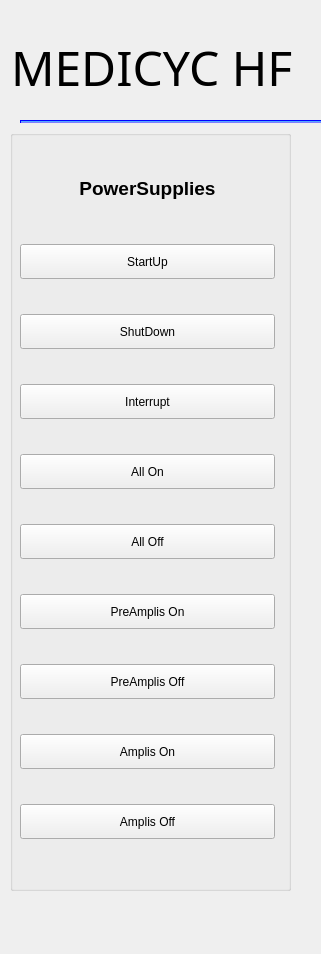
<?xml version="1.0" encoding="UTF-8"?>
<ui version="4.0">
 <class>HFGui</class>
 <widget class="QWidget" name="HFGui">
  <property name="geometry">
   <rect>
    <x>0</x>
    <y>0</y>
    <width>321</width>
    <height>954</height>
   </rect>
  </property>
  <property name="sizePolicy">
   <sizepolicy hsizetype="Maximum" vsizetype="Maximum">
    <horstretch>0</horstretch>
    <verstretch>0</verstretch>
   </sizepolicy>
  </property>
  <property name="maximumSize">
   <size>
    <width>1900</width>
    <height>1200</height>
   </size>
  </property>
  <property name="windowTitle">
   <string>Form</string>
  </property>
  <property name="styleSheet">
   <string notr="true"/>
  </property>
  <widget class="QWidget" name="layoutWidget">
   <property name="geometry">
    <rect>
     <x>11</x>
     <y>13</y>
     <width>1631</width>
     <height>111</height>
    </rect>
   </property>
   <layout class="QHBoxLayout" name="horizontalLayout_3">
    <item>
     <widget class="QLabel" name="label_4">
      <property name="maximumSize">
       <size>
        <width>16777215</width>
        <height>78</height>
       </size>
      </property>
      <property name="font">
       <font>
        <family>padmaa</family>
        <pointsize>40</pointsize>
       </font>
      </property>
      <property name="styleSheet">
       <string notr="true">border: none
</string>
      </property>
      <property name="text">
       <string>&lt;html&gt;&lt;head/&gt;&lt;body&gt;&lt;p&gt;&lt;span style=&quot; font-size:36pt;&quot;&gt;MEDICYC HF&lt;/span&gt;&lt;/p&gt;&lt;/body&gt;&lt;/html&gt;</string>
      </property>
     </widget>
    </item>
    <item>
     <spacer name="horizontalSpacer">
      <property name="orientation">
       <enum>Qt::Horizontal</enum>
      </property>
      <property name="sizeHint" stdset="0">
       <size>
        <width>40</width>
        <height>20</height>
       </size>
      </property>
     </spacer>
    </item>
    <item>
     <spacer name="horizontalSpacer_3">
      <property name="orientation">
       <enum>Qt::Horizontal</enum>
      </property>
      <property name="sizeHint" stdset="0">
       <size>
        <width>40</width>
        <height>20</height>
       </size>
      </property>
     </spacer>
    </item>
    <item>
     <layout class="QHBoxLayout" name="horizontalLayout_6"/>
    </item>
   </layout>
  </widget>
  <widget class="Line" name="line">
   <property name="geometry">
    <rect>
     <x>20</x>
     <y>120</y>
     <width>1540</width>
     <height>3</height>
    </rect>
   </property>
   <property name="styleSheet">
    <string notr="true">#line {
border: 0.5px solid blue;
background: rgb(85, 170, 255);
        border-style: inset;
}</string>
   </property>
   <property name="orientation">
    <enum>Qt::Horizontal</enum>
   </property>
  </widget>
  <widget class="QGroupBox" name="groupBox_4">
   <property name="geometry">
    <rect>
     <x>10</x>
     <y>130</y>
     <width>281</width>
     <height>761</height>
    </rect>
   </property>
   <property name="title">
    <string/>
   </property>
   <widget class="QWidget" name="verticalLayoutWidget_6">
    <property name="geometry">
     <rect>
      <x>10</x>
      <y>10</y>
      <width>255</width>
      <height>728</height>
     </rect>
    </property>
    <layout class="QVBoxLayout" name="verticalLayout_6">
     <item>
      <widget class="QLabel" name="label_13">
       <property name="sizePolicy">
        <sizepolicy hsizetype="Minimum" vsizetype="Preferred">
         <horstretch>0</horstretch>
         <verstretch>0</verstretch>
        </sizepolicy>
       </property>
       <property name="minimumSize">
        <size>
         <width>0</width>
         <height>40</height>
        </size>
       </property>
       <property name="maximumSize">
        <size>
         <width>16777215</width>
         <height>40</height>
        </size>
       </property>
       <property name="text">
        <string>&lt;html&gt;&lt;head/&gt;&lt;body&gt;&lt;p&gt;&lt;span style=&quot; font-size:14pt; font-weight:600;&quot;&gt;PowerSupplies&lt;/span&gt;&lt;/p&gt;&lt;/body&gt;&lt;/html&gt;</string>
       </property>
       <property name="alignment">
        <set>Qt::AlignCenter</set>
       </property>
      </widget>
     </item>
     <item>
      <widget class="QPushButton" name="pushButton_powersupply_startup">
       <property name="minimumSize">
        <size>
         <width>0</width>
         <height>35</height>
        </size>
       </property>
       <property name="text">
        <string>StartUp</string>
       </property>
      </widget>
     </item>
     <item>
      <widget class="QPushButton" name="pushButton_powersupply_shutdown">
       <property name="minimumSize">
        <size>
         <width>0</width>
         <height>35</height>
        </size>
       </property>
       <property name="text">
        <string>ShutDown</string>
       </property>
      </widget>
     </item>
     <item>
      <widget class="QPushButton" name="pushButton_powersupply_interrupt">
       <property name="minimumSize">
        <size>
         <width>0</width>
         <height>35</height>
        </size>
       </property>
       <property name="text">
        <string>Interrupt</string>
       </property>
      </widget>
     </item>
     <item>
      <widget class="QPushButton" name="pushButton_powersupply_all_on">
       <property name="minimumSize">
        <size>
         <width>0</width>
         <height>35</height>
        </size>
       </property>
       <property name="text">
        <string>All On</string>
       </property>
      </widget>
     </item>
     <item>
      <widget class="QPushButton" name="pushButton_powersupply_all_off">
       <property name="minimumSize">
        <size>
         <width>0</width>
         <height>35</height>
        </size>
       </property>
       <property name="text">
        <string>All Off</string>
       </property>
      </widget>
     </item>
     <item>
      <widget class="QPushButton" name="pushButton_powersupply_preamplis_on">
       <property name="minimumSize">
        <size>
         <width>0</width>
         <height>35</height>
        </size>
       </property>
       <property name="text">
        <string>PreAmplis On</string>
       </property>
      </widget>
     </item>
     <item>
      <widget class="QPushButton" name="pushButton_powersupply_preamplis_off">
       <property name="minimumSize">
        <size>
         <width>0</width>
         <height>35</height>
        </size>
       </property>
       <property name="text">
        <string>PreAmplis Off</string>
       </property>
      </widget>
     </item>
     <item>
      <widget class="QPushButton" name="pushButton_powersupply_amplis_on">
       <property name="minimumSize">
        <size>
         <width>0</width>
         <height>35</height>
        </size>
       </property>
       <property name="text">
        <string>Amplis On</string>
       </property>
      </widget>
     </item>
     <item>
      <widget class="QPushButton" name="pushButton_powersupply_amplis_off">
       <property name="minimumSize">
        <size>
         <width>0</width>
         <height>35</height>
        </size>
       </property>
       <property name="text">
        <string>Amplis Off</string>
       </property>
      </widget>
     </item>
    </layout>
   </widget>
  </widget>
 </widget>
 <resources/>
 <connections/>
</ui>
